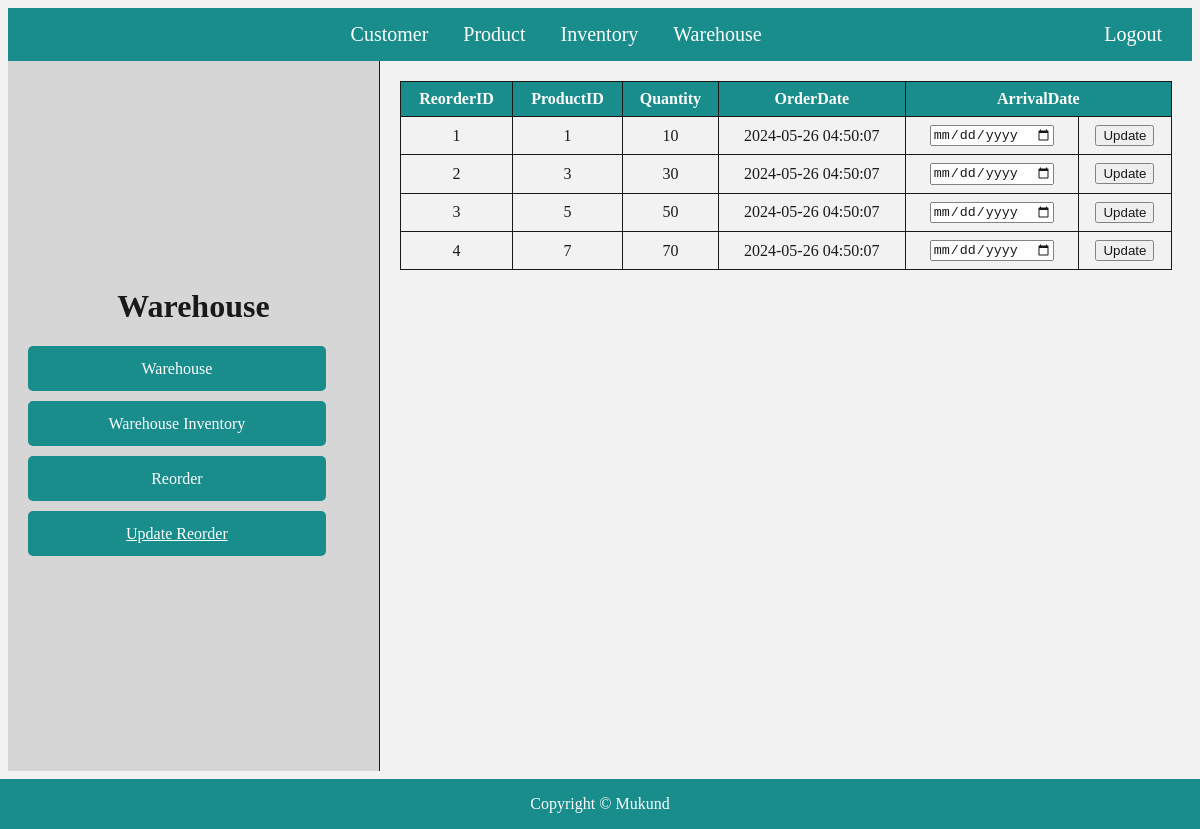
Screenshot of /admin/warehouse/updatereorder.php with the database file from the repository.
### tables this page shows
CREATE TABLE Reorders (
    ReorderID INT AUTO_INCREMENT PRIMARY KEY,
    ProductID INT,
    Quantity INT check(Quantity>=0),
    OrderDate TIMESTAMP DEFAULT CURRENT_TIMESTAMP,
    ArrivalDate DATE DEFAULT NULL,
    Status ENUM('Ordered', 'Arrived') DEFAULT 'Ordered',
    FOREIGN KEY (ProductID) REFERENCES Products(ProductID) ON DELETE CASCADE ON UPDATE CASCADE
);

### admin/warehouse/updatereorder.php (the view, shortened to what this page needs)
<!DOCTYPE html>
<html>
<head>
    <link rel="stylesheet" href="admindashboard.css">
    <link rel="stylesheet" href="customer.css">
    <link rel="stylesheet" href="table.css">
</head>
<body>
<div class="navbar">
    <a href="../customer/customer.php">Customer</a>
        <a href="../product/product.php">Product</a>
        <a href="../inventory/inventory.php">Inventory</a>
        <a href="warehouse.php">Warehouse</a>
        <a href="logout.php" class="logout">Logout</a>
    </div>
    <div class="main">
    <div class="sidebar">
            <h1 style="display: block; text-align: center;">Warehouse</h1>
            <a href="location.php">Warehouse</a>
            <a href="warehouseinventory.php">Warehouse Inventory</a>
            <a href="reorder.php">Reorder</a>
            <a href="updatereorder.php" class="active">Update Reorder</a>
        </div>
        <div class="content">
            <?php include "connection.php";?>
            <table>
                <tr>
                    <th>ReorderID</th>
                    <th>ProductID</th>
                    <th>Quantity</th>
                    <th>OrderDate</th>
                    <th colspan="2">ArrivalDate</th>
                </tr>
            <?php
                $query="select * from Reorders where ArrivalDate is null";
                $data=mysqli_query($con,$query);
                $result=mysqli_num_rows($data);
                if($result){
                 while($row=mysqli_fetch_array($data)){
                 ?>
                 <tr>
                    <td><?php echo $row['ReorderID']?></td>
                    <td><?php echo $row['ProductID']?></td>
                    <td><?php echo $row['Quantity']?></td>
                    <td><?php echo $row['OrderDate']?></td>
                    <form action="" method="post">
                    <td><input type="date" name=date></td>
                    <td><button type="submit" name="Update" Value="<?php echo $row['ReorderID']?><">Update</button></td>
                    </form>
                </tr>
                 <?php
                 }
                }
                else
            {
            ?>
             <tr>
                <td>No record found</td>
             </tr>
             <?php
             }
           ?>
            </table>
        </div>
    </div>
    <div class="footer">
        <p>Copyright © Mukund</p>
    </div>
</body>
</html>

### admin/warehouse/admindashboard.css (style rules this page uses)
body { background-color: #f2f2f2; opacity: 0.9; z-index: -1; }
.navbar { background-color: #008080; color: white; padding: 15px; text-align: center; font-size: 20px; }
.navbar a { color: white; text-decoration: none; margin: 0 15px; }
.logout { color: red; float: right; }
.main { display: flex; justify-content: space-around; padding: 0px; padding-bottom: 50px; }
.sidebar { width: 30%; border-right: 1px solid #000; padding: 20px; height: calc(100vh - 130px); background-color: #d3d3d3; }
.content { width: 70%; padding: 20px; }
.footer { position: fixed; left: 0; bottom: 0; width: 100%; background-color: #008080; color: white; text-align: center; }

### admin/warehouse/customer.css (style rules this page uses)
.sidebar { width: 30%; border-right: 1px solid #000; display: flex; flex-direction: column; justify-content: center; padding: 20px; height: calc(100vh - 130px); background-color: #d3d3d3; }
.sidebar a { display: block; width: 90%; border: none; text-align: center; text-decoration: none; border-radius: 5px; padding: 0px; margin-bottom: 10px; background-color: #008080; color: white; cursor: pointer; line-height: 45px; }

### admin/warehouse/table.css (style rules this page uses)
table { width: 100%; border-collapse: collapse; }
th { background-color: #008080; color: white; }
td, th { border: 1px solid #000; padding: 8px; text-align: center; }

### admin/warehouse/updatereorder.php (style rules this page uses)
.active { text-decoration : underline !important; }

### rows the page displays
reorders: ReorderID "1", ProductID "1", Quantity "10", OrderDate "2024-05-26 04:50:07"
reorders: ReorderID "2", ProductID "3", Quantity "30", OrderDate "2024-05-26 04:50:07"
reorders: ReorderID "3", ProductID "5", Quantity "50", OrderDate "2024-05-26 04:50:07"
reorders: ReorderID "4", ProductID "7", Quantity "70", OrderDate "2024-05-26 04:50:07"
